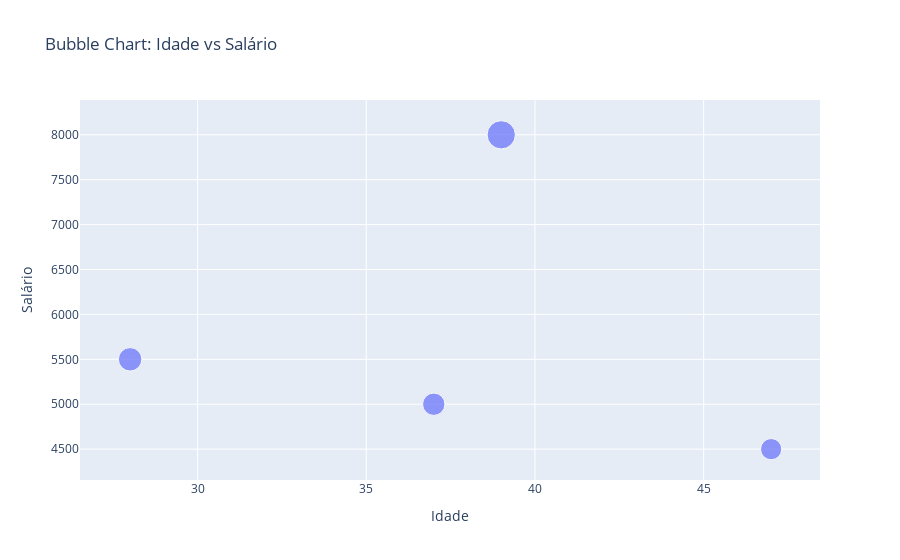

Notebook cell for this chart:
### Code cell
import plotly.express as px

# Criando o Bubble Chart
bubble_chart = px.scatter(
    juncao_join,
    x="Idade",
    y="Salário",
    size="Salário",  # Definindo o tamanho dos pontos com base no salário
    title="Bubble Chart: Idade vs Salário",
)

# Adicionando rótulos aos eixos
bubble_chart.update_layout(xaxis_title="Idade", yaxis_title="Salário")

# Exibindo o gráfico
bubble_chart.show()

### Figure 1 — Plotly figure (JSON) as saved in the notebook; plotly's stock layout.template omitted (floating-point values rounded to 4 significant figures)
{"data": [{"hovertemplate": "Idade=%{x}<br>Salário=%{marker.size}<extra></extra>", "legendgroup": "", "marker": {"color": "#636efa", "size": [5000, 8000, 4500, 5500], "sizemode": "area", "sizeref": 20, "symbol": "circle"}, "mode": "markers", "name": "", "orientation": "v", "showlegend": false, "type": "scatter", "x": [37, 39, 47, 28], "xaxis": "x", "y": [5000, 8000, 4500, 5500], "yaxis": "y"}], "layout": {"legend": {"itemsizing": "constant", "tracegroupgap": 0}, "title": {"text": "Bubble Chart: Idade vs Salário"}, "xaxis": {"anchor": "y", "domain": [0, 1], "title": {"text": "Idade"}}, "yaxis": {"anchor": "x", "domain": [0, 1], "title": {"text": "Salário"}}}}
